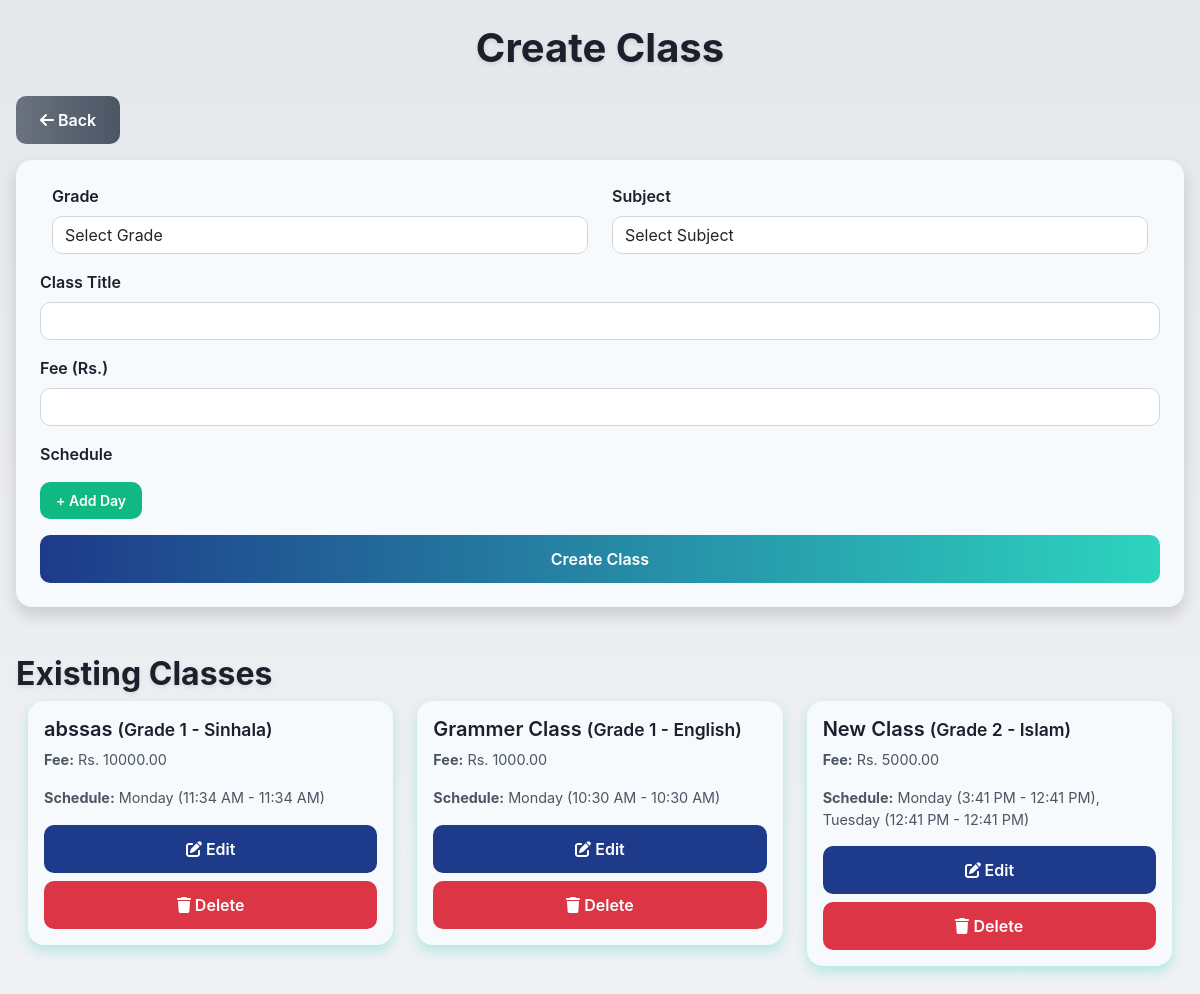
Screenshot of /Admin/create_class.php (signed in) with the database file from the repository.
### tables this page shows
CREATE TABLE `classes` (
  `id` int(11) NOT NULL,
  `grade` int(11) DEFAULT NULL,
  `subject` int(11) DEFAULT NULL,
  `title` varchar(255) NOT NULL,
  `fee` decimal(10,2) DEFAULT NULL
);

CREATE TABLE `grades` (
  `id` int(11) NOT NULL,
  `grade_name` varchar(50) NOT NULL
);

CREATE TABLE `subjects` (
  `id` int(11) NOT NULL,
  `subject_name` varchar(100) NOT NULL
);

### Admin/create_class.php (the view, shortened to what this page needs)
<?php
include('../db_connect.php');
$editData = null;
?>
<!DOCTYPE html>
<html lang="en">
<head>
    <link rel="stylesheet" href="https://cdn.jsdelivr.net/npm/bootstrap@5.3.0/dist/css/bootstrap.min.css">
</head>
<body class="bg-light">
<div class="container mt-4">
    <h1 class="mb-4 text-center fw-bold fade-in"><?= $editData ? "Edit Class" : "Create Class" ?></h1>
    <a href="admin_dashboard.php" class="btn btn-secondary back-btn mb-3"><i class="fas fa-arrow-left"></i> Back</a>
    <div class="card p-4 shadow form-container">
        <form method="POST">
            <div class="row mb-3">
                <div class="col-md-6 form-group">
                    <label class="form-label">Grade</label>
                    <select name="grade" class="form-select" required>
                        <option value="">Select Grade</option>
                    </select>
                </div>
                <div class="col-md-6 form-group">
                    <label class="form-label">Subject</label>
                    <select name="subject" class="form-select" required>
                        <option value="">Select Subject</option>
                    </select>
                </div>
            </div>
            <div class="mb-3 form-group">
                <label class="form-label">Class Title</label>
                <input type="text" name="title" class="form-control" value="<?= $editData['title'] ?? '' ?>" required>
            </div>
            <div class="mb-3 form-group">
                <label class="form-label">Fee (Rs.)</label>
                <input type="number" name="fee" class="form-control" value="<?= $editData['fee'] ?? '' ?>" required>
            </div>
            <div class="mb-3 form-group">
                <label class="form-label">Schedule</label>
                <button type="button" class="btn btn-sm btn-success mt-2" onclick="addScheduleRow()">+ Add Day</button>
            </div>
            <button type="submit" name="save_class" class="btn btn-primary w-100"><?= $editData ? "Update Class" : "Create Class" ?></button>
        </form>
    </div>
    <h2 class="mt-5 fade-in">Existing Classes</h2>
    <div class="row">
        <?php
        $result = $conn->query("SELECT c.*, g.grade_name, s.subject_name FROM classes c
                                JOIN grades g ON c.grade=g.id
                                JOIN subjects s ON c.subject=s.id");
        while ($row = $result->fetch_assoc()):
            $days = $conn->query("SELECT * FROM class_days_times WHERE class_id=".$row['id']);
            $scheduleText = [];
            while ($d = $days->fetch_assoc()) {
                $scheduleText[] = $d['day']." (".date("g:i A", strtotime($d['start_time']))." - ".date("g:i A", strtotime($d['end_time'])).")";
            }
        ?>
        <div class="col-md-4 mb-3">
            <div class="card p-3">
                <h5><?= htmlspecialchars($row['title']) ?> <small>(<?= $row['grade_name'] ?> - <?= $row['subject_name'] ?>)</small></h5>
                <p><b>Fee:</b> Rs. <?= $row['fee'] ?></p>
                <p><b>Schedule:</b> <?= implode(", ", $scheduleText) ?: "No schedule" ?></p>
                <a href="create_class.php?id=<?= $row['id'] ?>" class="btn btn-secondary w-100 mb-2"><i class="fas fa-edit"></i> Edit</a>
                <form method="POST" onsubmit="return confirm('Delete this class?')">
                    <button type="submit" name="delete_class" class="btn btn-danger w-100"><i class="fas fa-trash"></i> Delete</button>
                </form>
            </div>
        </div>
        <?php endwhile; ?>
    </div>
</div>
</body>
</html>

### Admin/create_class.php (style rules this page uses)
:root { --primary-blue: #1E3A8A; --secondary-teal: #2DD4BF; --accent-green: #10B981; --neutral-gray: #F7FAFC; --text-dark: #1A202C; --shadow-teal: rgba(45, 212, 191, 0.3); --shadow-dark: rgba(0, 0, 0, 0.1); }
.fade-in { animation: fadeIn 0.3s ease-out; }
body { background: linear-gradient(to bottom, #E5E7EB, #F3F4F6); font-family: 'Inter', sans-serif; }
.container { max-width: 1200px; margin: 2rem auto; padding: 0 1rem; }
h1, h2 { color: var(--text-dark); font-weight: 700; text-shadow: 0 2px 4px var(--shadow-dark); }
.card { border: none; border-radius: 16px; background: var(--neutral-gray); box-shadow: 0 6px 12px var(--shadow-teal); transition: transform 0.3s ease, box-shadow 0.3s ease; overflow: hidden; }
.form-container { background: var(--neutral-gray); border-radius: 16px; box-shadow: 0 6px 12px var(--shadow-teal); padding: 2.5rem; transition: transform 0.3s ease, box-shadow 0.3s ease; }
.form-control, .form-select { border-radius: 10px; border: 1px solid #D1D5DB; transition: all 0.3s ease; background: #FFFFFF; }
.btn-primary { background: linear-gradient(90deg, var(--primary-blue), var(--secondary-teal)); border: none; border-radius: 10px; padding: 0.75rem 1.5rem; font-weight: 600; transition: all 0.3s ease; }
.btn-secondary { background: var(--primary-blue); border: none; border-radius: 10px; padding: 0.75rem 1.5rem; font-weight: 600; transition: all 0.3s ease; }
.btn-danger { background: #DC3545; border: none; border-radius: 10px; padding: 0.75rem 1.5rem; font-weight: 600; transition: all 0.3s ease; }
.btn-success { background: var(--accent-green); border: none; border-radius: 10px; padding: 0.5rem 1rem; font-weight: 600; transition: all 0.3s ease; }
.back-btn { background: linear-gradient(90deg, #6B7280, #4B5563); border-radius: 10px; padding: 0.75rem 1.5rem; font-weight: 600; transition: all 0.3s ease; }
.form-label { color: var(--text-dark); font-weight: 600; transition: color 0.3s ease; }
.card h5 { font-weight: 600; color: var(--text-dark); transition: color 0.3s ease; }
.card p { color: #4B5563; font-size: 0.9rem; transition: color 0.3s ease; }
* { -webkit-font-smoothing: antialiased; -moz-osx-font-smoothing: grayscale; }
.row { margin-right: 0; margin-left: 0; }
.card { opacity: 0; transition: opacity 0.5s ease; }
.card.visible { opacity: 1; }

### rows the page displays
classes: title "abssas", grade.grade_name "Grade 1", subject.subject_name "Sinhala", fee "10000.00", scheduleText "Monday (11:34 AM - 11:34 AM)"
classes: title "Grammer Class", grade.grade_name "Grade 1", subject.subject_name "English", fee "1000.00", scheduleText "Monday (10:30 AM - 10:30 AM)"
classes: title "New Class", grade.grade_name "Grade 2", subject.subject_name "Islam", fee "5000.00", scheduleText "Monday (3:41 PM - 12:41 PM), Tuesday (12:41 PM - 12:41 PM)"
